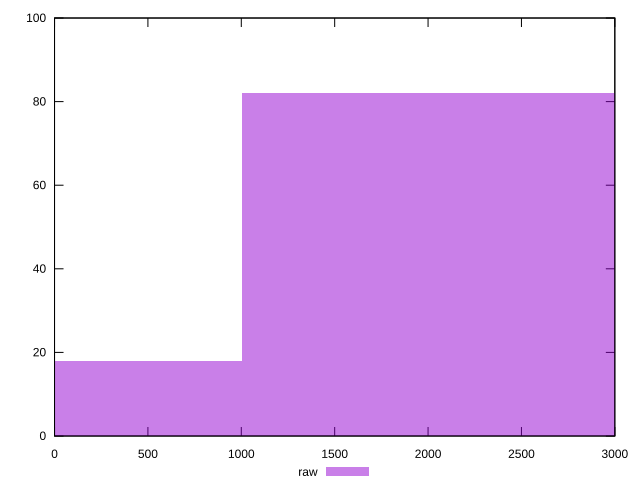

Source code (gnuplot):
reset

$raw <<EOF
2002.7074095883347 82
0 18
EOF

set key outside below
set boxwidth 2002.7074095883347
set xrange [0:3000]
set yrange [0:100]
set trange [0:100]
set style fill transparent solid 0.5 noborder
set terminal svg size 640, 490 enhanced background rgb 'white'
set output "report/report_00029_2021-02-24T13-36-40.390Z/unused-javascript/samples/agenda/raw/histogram.svg"

plot $raw title "raw" with boxes

reset
